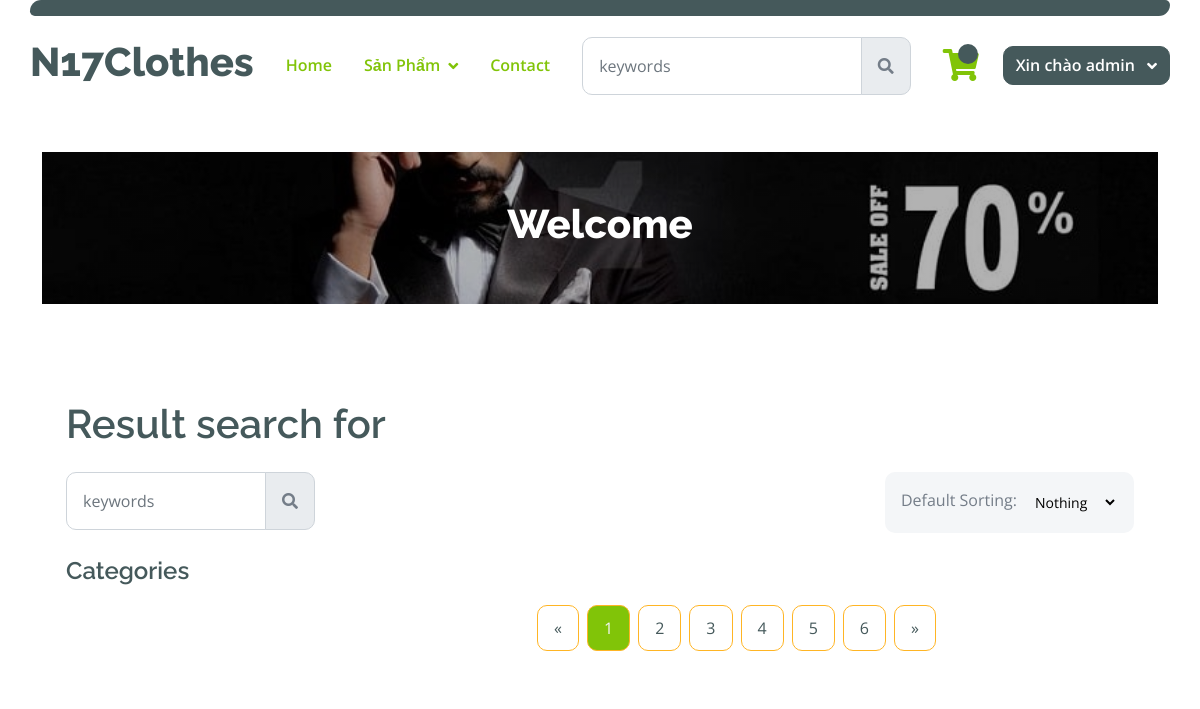
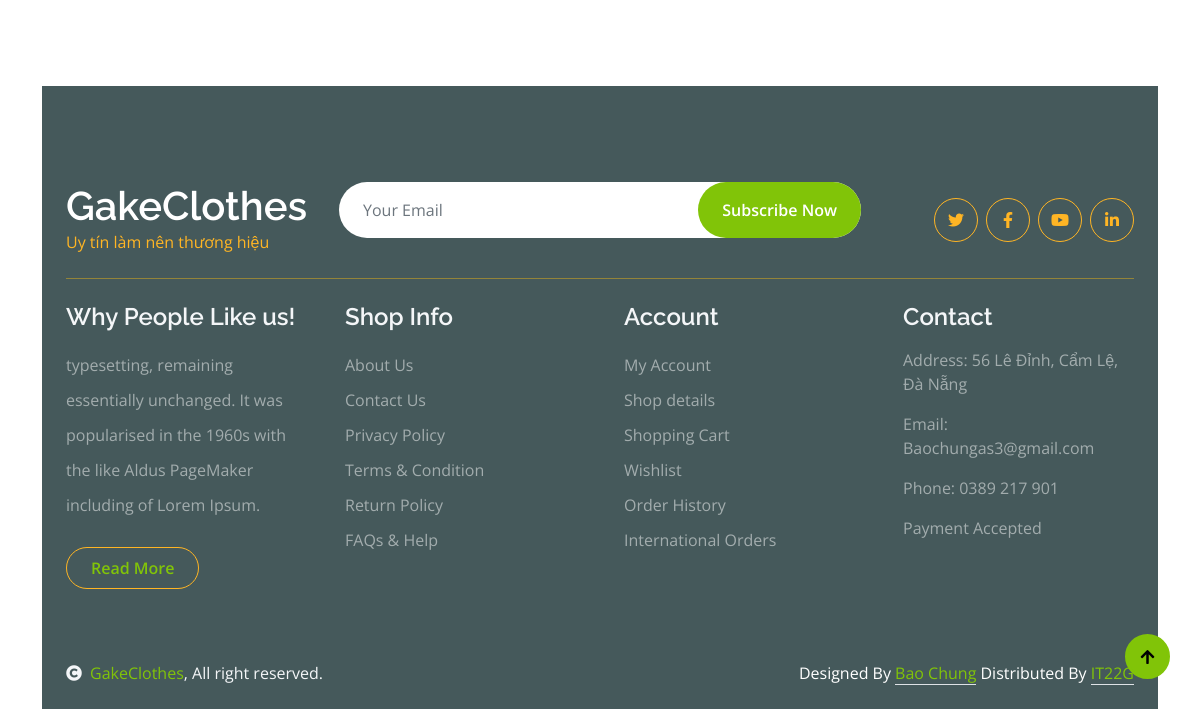
The app's page /category/?category=quan-jeans (signed in), older data (2 pictures, top to bottom).
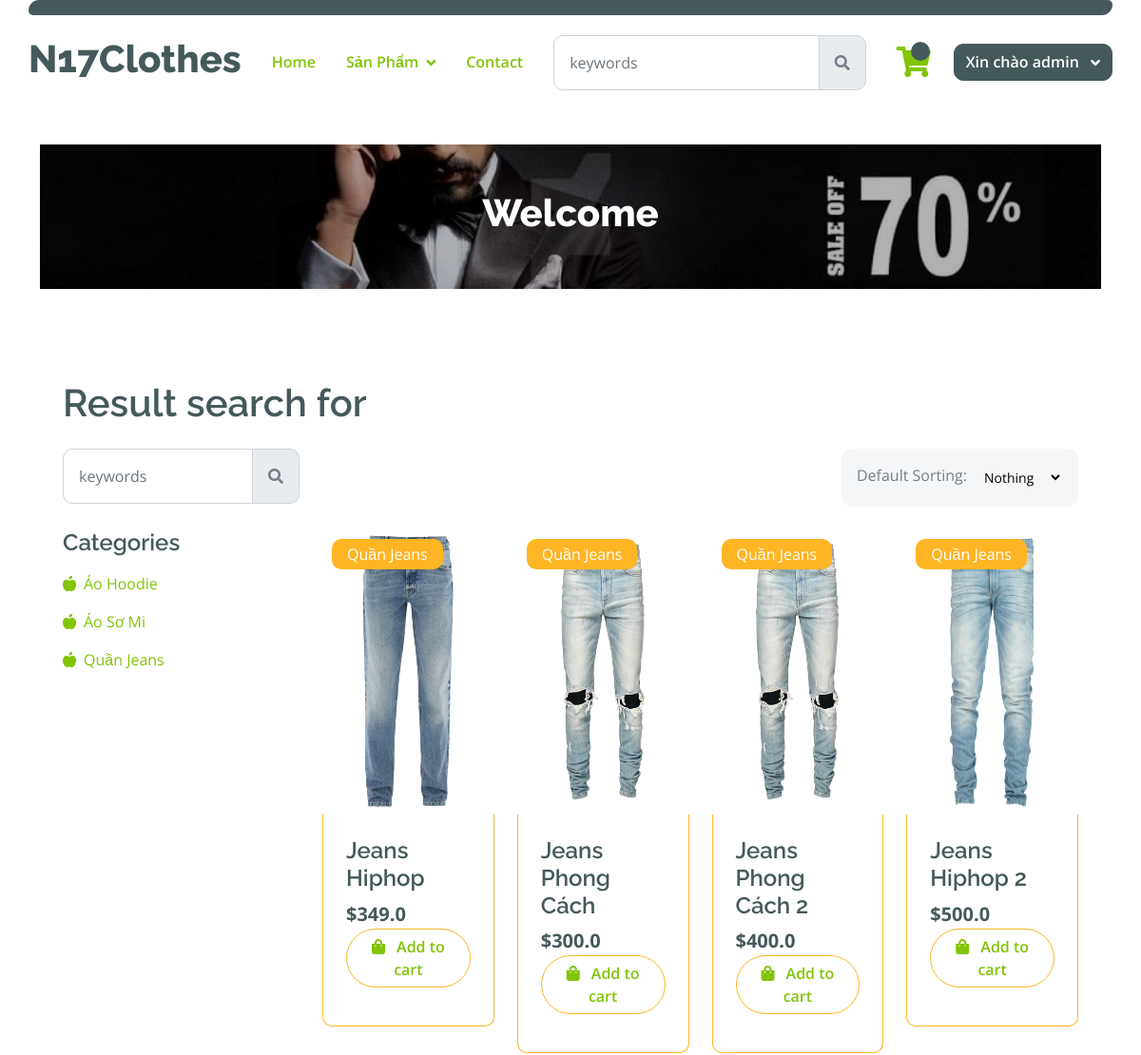
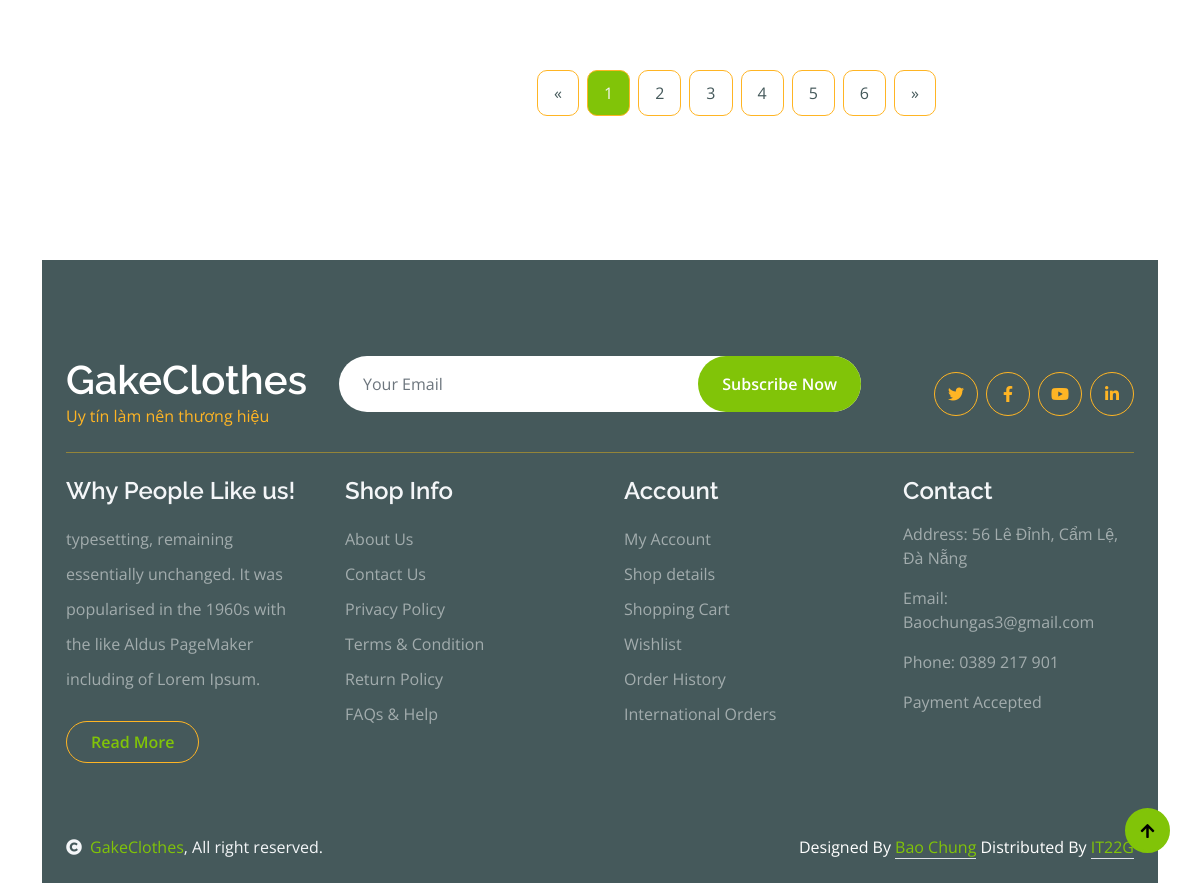
The same page, newer data (2 pictures, top to bottom).
### app/models.py (models this page shows, shortened)
class Category(models.Model):
    name = models.CharField(max_length=200, null=True)
    slug = models.SlugField(max_length = 200, unique = True)
    def __str__(self):
        return self.name

class Product(models.Model):
    name = models.CharField(max_length=200, null=True)
    price = models.FloatField()
    quantity = models.IntegerField(default = 0, null = True, blank = True)
    discount = models.FloatField()
    image = models.ImageField(null=True, blank=True, upload_to='products_pics')
    category = models.ForeignKey(Category, on_delete=models.SET_NULL, null=True, blank= True)
    description = models.CharField(max_length=1000, null=True)
    date = models.DateTimeField(auto_now_add=True)
    @property
    def ImageURL(self):
        try:
            url = self.image.url
        except:
            url = ''
        return url

### app/views.py (the view)
# urls.py: path("category/", views.categoryProduct, name="category"),
def categoryProduct(request):
    if request.user.is_authenticated:
        customer = request.user
        order, created = Order.objects.get_or_create(customer = customer, complete = False)
        items = order.orderitem_set.all()
        cartItems = order.get_cart_items
    else:
        items= []
        order = {"get_cart_items":0,"get_cart_total":0 }
    active_category = request.GET.get('category', '')
    if active_category:
        products = Product.objects.filter(category__slug = active_category)
    categories = Category.objects.all()
    context = { 'products':products, 'active_category':active_category, "categories": categories,'items':items, 'order':order }
    return render(request, "app/category.html", context)

### app/models.py (called while the page is built)
    @property
    def get_cart_items(self):
        orderitems = self.orderitem_set.all()
        total = sum([item.quantity for item in orderitems])
        return total

### app/templates/app/category.html (shortened to what the changed rows need)
{% extends "app/base.html" %} {% load static %} {% block category_content %}
<div class="container-fluid fruite py-5">
  <div class="container py-5">
    <h1 class="mb-4">Result search for {{searched}}</h1>
    <div class="row g-4">
      <div class="col-lg-12">
        <div class="row g-4">
          <div class="col-lg-3">
            <div class="row g-4">
              <div class="col-lg-12">
                <div class="mb-3">
                  <ul class="list-unstyled fruite-categorie">
                    {% for category in  categories %}
                    <li>
                      <div class="d-flex justify-content-between fruite-name">
                        <a href="{% url 'category' %}?category={{category.slug}}"
                          ><i class="fas fa-apple-alt me-2"></i>{{category.name}}</a
                        >
                      </div>
                    </li>
                    {% endfor %}
                  </ul>
                </div>
              </div>
            </div>
          </div>
          <div class="col-lg-9">
            <div class="row g-4 justify-content-center">
              {% for product in products%}
              <div class="col-md-6 col-lg-4 col-xl-3">
                  <a href="{% url 'details'%}?id={{product.id}}">
                  <div class="rounded position-relative fruite-item">
                    <div class="fruite-img">
                      <img
                        src="{{product.ImageURL}}"
                        class=" w-100 rounded-top"
                        height="300px"
                      />
                    </div>
                    <div
                      class="text-white bg-secondary px-3 py-1 rounded position-absolute"
                      style="top: 10px; left: 10px"
                    >
                      {{product.category}}
                    </div>
                    <div
                      class="p-4 border border-secondary border-top-0 rounded-bottom"
                    >
                      <h4>{{product.name}}</h4>
                      <div class="d-flex justify-content-between flex-lg-wrap">
                        <p class="text-dark fs-5 fw-bold mb-0">
                          ${{product.price}}
                        </p>
                        <p
                          href="!#"
                          data-product="{{product.id}}"
                          data-action="add"
                          class="btn border border-secondary rounded-pill px-3 text-primary updated-cart"
                        >
                          <i class="fa fa-shopping-bag me-2 text-primary updated-cart "    data-product="{{product.id}}"
                          data-action="add"></i>
                          Add to cart
                        </p>
                      </div>
                    </div>
                  </div>
                </a>
                </div>
              {% endfor %}
            </div>
          </div>
        </div>
      </div>
    </div>
  </div>
</div>
{% endblock category_content %}

Row changes from the older to the newer data that the page shows:
added Category: name "Áo Hoodie"
added Category: name "Áo Sơ Mi"
added Category: name "Quần Jeans"
added Product: ImageURL (picture), category "Quần Jeans", name "Jeans Hiphop", price "349.0"
added Product: ImageURL (picture), category "Quần Jeans", name "Jeans Phong Cách", price "300.0"
added Product: ImageURL (picture), category "Quần Jeans", name "Jeans Phong Cách 2", price "400.0"
added Product: ImageURL (picture), category "Quần Jeans", name "Jeans Hiphop 2", price "500.0"
